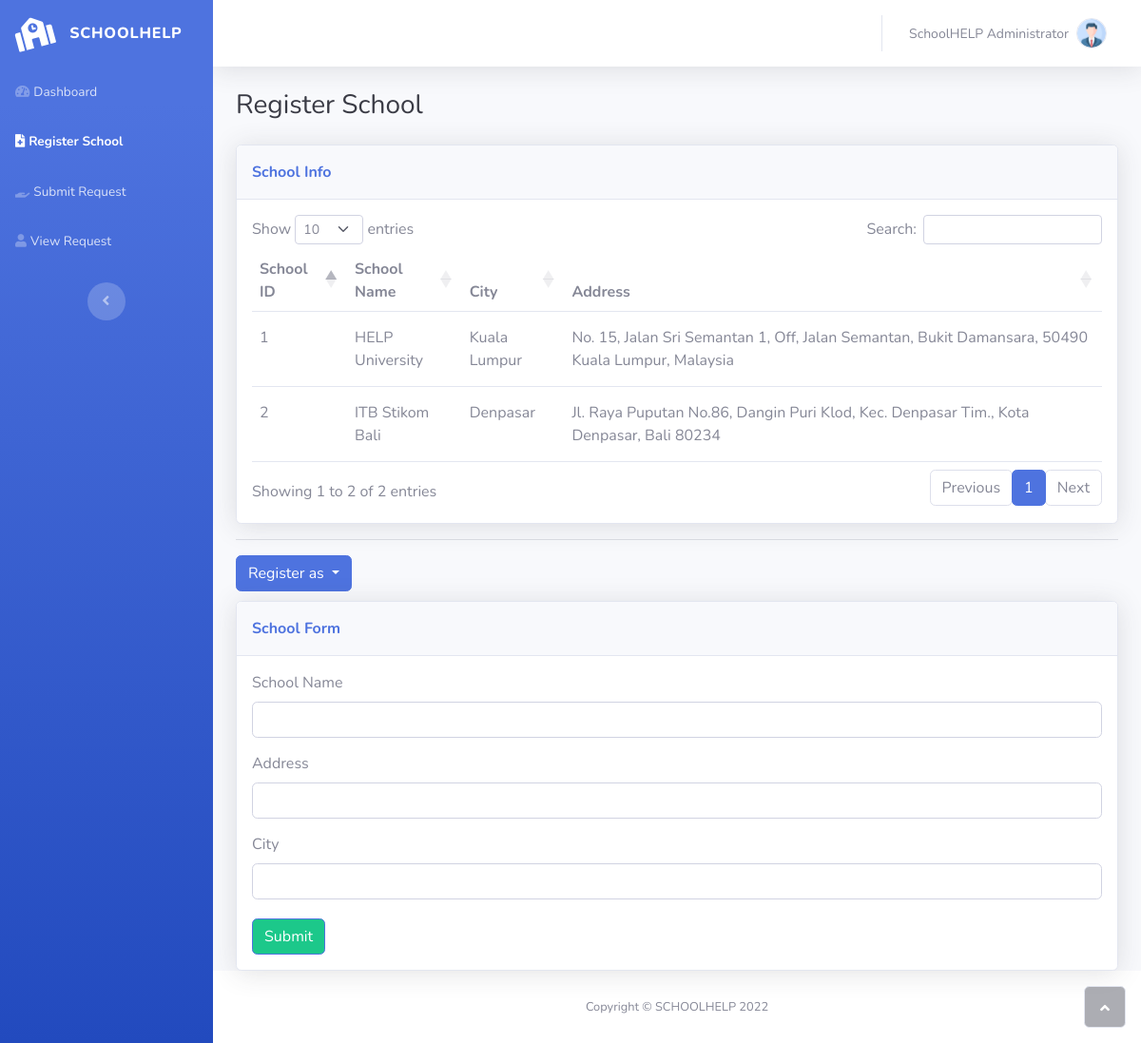
The app's page /pages/register-school.php (signed in) with its own data.
### tables this page shows
CREATE TABLE `school` (
  `schoolid` int(11) NOT NULL,
  `schoolname` varchar(30) NOT NULL,
  `address` varchar(255) NOT NULL,
  `city` varchar(50) NOT NULL
);

### pages/register-school.php (the view, shortened to what this page needs)
<!DOCTYPE html>
<html lang="en">
<head>
    <link rel="stylesheet" href="../assets/bootstrap/css/bootstrap.min.css">
    <link rel="stylesheet" href="../assets/bootstrap/css/dataTables.bootstrap5.min.css">
    <link rel="stylesheet" href="../assets/bootstrap/css/datatables.css">
    <link rel="stylesheet" href="../assets/fonts/fontawesome-all.min.css">
</head>
<body id="page-top">
<div id="wrapper">
    <nav class="navbar navbar-dark align-items-start sidebar sidebar-dark accordion bg-gradient-primary p-0">
        <div class="container-fluid d-flex flex-column p-0"><a class="navbar-brand d-flex justify-content-center align-items-center sidebar-brand m-0" href="#">
                <div class="sidebar-brand-icon rotate-n-15"><i class="fas fa-school"></i></div>
                <div class="sidebar-brand-text mx-3"><span>schoolhelp</span></div>
            </a>
            <ul class="navbar-nav text-light" id="accordionSidebar">
                <li class="nav-item"><a class="nav-link" href="home-administrator.php"><i class="fas fa-tachometer-alt"></i><span>Dashboard</span></a></li>
                <li class="nav-item"><a class="nav-link active" href="register-school.php"><i class="fas fa-file-medical"></i><span>Register School</span></a></li>
                <li class="nav-item"><a class="nav-link" href="submit-request.php"><i class="fas fa-hand-holding"></i><span>Submit Request</span></a></li>
                <li class="nav-item"><a class="nav-link " href="review-offers.php"><i class="fas fa-user"></i><span>View Request</span></a></li>
            </ul>
            <div class="text-center d-none d-md-inline">
                <button class="btn rounded-circle border-0" id="sidebarToggle" type="button"></button>
            </div>
        </div>
    </nav>
    <div class="d-flex flex-column" id="content-wrapper">
        <div id="content">
            <nav class="navbar navbar-light navbar-expand bg-white shadow mb-4 topbar static-top">
                <div class="container-fluid">
                    <ul class="navbar-nav flex-nowrap ms-auto">
                        <li class="nav-item dropdown no-arrow">
                            <div class="nav-item dropdown no-arrow">
                                <a class="dropdown-toggle nav-link"
                                   aria-expanded="false"
                                   data-bs-toggle="dropdown"
                                   href="#">
                                    <span class="d-none d-lg-inline me-2 text-gray-600 small">
                                        <?php echo $_SESSION['fullname']; ?>
                                    </span>
                                    <img class="border rounded-circle img-profile"
                                         src="../assets/img/avatars/avatar0.png">
                                </a>
                            </div>
                        </li>
                    </ul>
                </div>
            </nav>
            <div class="container-fluid">
                <h3 class="text-dark mb-4">Register School</h3>
                <div class="card shadow">
                    <div class="card-header py-3">
                        <p class="text-primary m-0 fw-bold">School Info</p>
                    </div>
                    <div class="card-body">
                        <table id="schoolinfotable" class="table overflow-auto" style="width: 100%;">
                            <thead>
                            <tr>
                                <th>School ID</th>
                                <th>School Name</th>
                                <th>City</th>
                                <th>Address</th>
                            </tr>
                            </thead>
                            <tbody>
                            <?php
                            include "action/connection.php";
                            $query = ("SELECT * FROM `school`");
                            $result = mysqli_query($connect, $query);
                            if ($result->num_rows > 0) {
                                while ($row = $result->fetch_assoc()) {
                                    echo '<tr>';
                                    echo '<td>' . $row["schoolid"] . '</td>';
                                    echo '<td>' . $row["schoolname"] . '</td>';
                                    echo '<td>' . $row["city"] . '</td>';
                                    echo '<td>' . $row["address"] . '</td>';
                                    echo '</tr>';
                                }
                            }
                            ?>
                            </tbody>
                        </table>
                    </div>
                </div>
                <hr>
                <div class="dropdown">
                    <button class="btn btn-primary dropdown-toggle" aria-expanded="false" data-bs-toggle="dropdown"
                            type="button" style="margin-bottom: 10px;">Register as
                    </button>
                </div>
                <?php
                if (isset($_GET['message'])) {
                if ($_GET['message'] == "register-administrator-success" or
                $_GET['message'] == "register-administrator-fail" or
                $_GET['message'] == "invalid-school" or
                $_GET['message'] == "username-fail" or
                $_GET['message'] == "staffid-fail"
                ){
                ?>
                <div class="card shadow" id="school-form" style="display: none">
                    <?php
                    }
                    }
                    else {
                    ?>
                    <div class="card shadow" id="school-form">
                        <?php
                        }
                        ?>
                        <div class="card-header py-3">
                            <p class="text-primary m-0 fw-bold">School Form</p>
                        </div>
                        <div class="card-body">
                            <form method="post" action="action/register-school-action.php">
                                <label class="form-label">School Name</label>
                                <div class="input-group">
                                    <input class="form-control"
                                           type="text"
                                           name="schoolname"
                                           required="required">
                                </div>
                                <label class="form-label" style="margin-top: 15px;">Address</label>
                                <div class="input-group">
                                    <input class="form-control"
                                           type="text"
                                           name="address"
                                           required="required">
                                </div>
                                <label class="form-label" style="margin-top: 15px;">City</label>
                                <div class="input-group">
                                    <input class="form-control"
                                           type="text"
                                           name="city"
                                           required="required">
                                </div>
                                <button class="btn btn-primary" type="submit" style="background: var(--bs-green);margin-top: 20px;">Submit</button>
                            </form>
                        </div>
                    </div>
                        </div>
                    </div>
                    <footer class="bg-white sticky-footer">
                        <div class="container my-auto">
                            <div class="text-center my-auto copyright"><span>Copyright © SCHOOLHELP 2022</span></div>
                        </div>
                    </footer>
                </div>
                <a class="border rounded d-inline scroll-to-top" href="#page-top"><i class="fas fa-angle-up"></i></a>
            </div>
</body>
</html>

### records on screen
school: schoolid "1", schoolname "HELP University", city "Kuala Lumpur", address "No. 15, Jalan Sri Semantan 1, Off, Jalan Semantan, Bukit Damansara, 50490 Kuala Lumpur, Malaysia"
school: schoolid "2", schoolname "ITB Stikom Bali", city "Denpasar", address "Jl. Raya Puputan No.86, Dangin Puri Klod, Kec. Denpasar Tim., Kota Denpasar, Bali 80234"

### other values on screen
$_SESSION['fullname'] "SchoolHELP Administrator"
